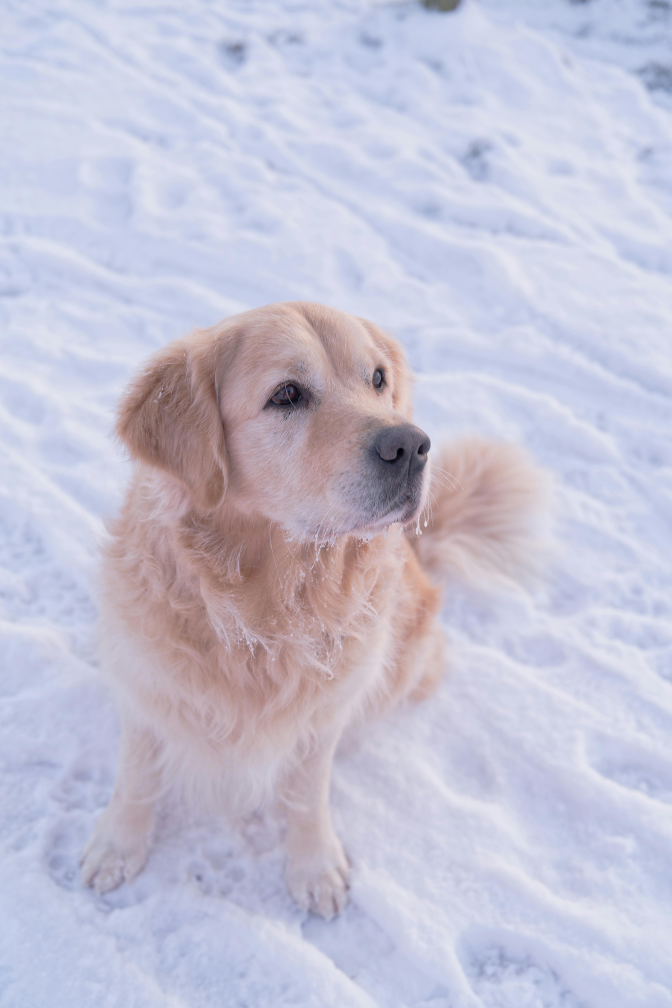
#> input picture images/dog.jpg, 4032 x 6048 px (shown at 1/6 size)
$ python main.py ../../images/dog.jpg
#> lines starting #> are read from the running program, lines starting #| are printed output that depends on the picture
import argparse
import shutil
from pathlib import Path

from PIL import Image
from PIL.ImageFile import ImageFile
from rich.console import Console
from rich.style import Style

import imgview.read_pdf as read_pdf


def get_resized_image(image: ImageFile, custom_width=None):
    size = shutil.get_terminal_size(fallback=(80, 24))
    width = size.columns if not custom_width else custom_width
    height = size.lines
    org_width, org_height = image.size
    ratio = org_height / org_width
    new_width = width
    new_height = int(new_width * ratio * 0.5)
    if new_height > height - 1:
        new_height = height - 1
        new_width = int(new_height / (ratio * 0.5))
    return image.resize((new_width, new_height))


def printImage(file: str, cutom_width=None, open_pdf_img=False, raw=False):
#> called with file = '../../images/dog.jpg', open_pdf_img = False, raw = False
    try:
        path = Path(file)
        images = []
        if path.suffix != ".pdf":
            image = Image.open(file)
#> image is the input picture: PIL image 4032x6048 RGB; mean R, G, B 195.8, 194, 212.4
            images.append(image)
        else:
            if open_pdf_img:
                images = read_pdf.read_pdf_image(file)
            else:
                read_pdf.read(file)
                return
    except Image.UnidentifiedImageError as e:
        print(f"Error trying to open {file}: {e}")
    except FileNotFoundError as e:
        print(f"Error trying to open {file}: {e}")
    else:
        for image in images:
            resized_image = get_resized_image(image, custom_width=cutom_width)
            width, height = resized_image.size
            pixels: list = list(resized_image.get_flattened_data())
            console = Console()
            if not raw:
                with console.pager(styles=True):
                    for h in range(height):
                        for w in range(width):
                            if len(pixels[0]) == 4:
                                r, g, b, a = pixels[h * width + w]
                            else:
                                r, g, b = pixels[h * width + w]
                                a = 255
                            style = Style(color=f"rgb({r}, {g}, {b})")
                            if a > 0:
                                console.print("█", style=style, end="")
                            else:
                                console.print(" ", end="")
                        console.print("")
            else:
                for h in range(height):
                    for w in range(width):
                        if len(pixels[0]) == 4:
                            r, g, b, a = pixels[h * width + w]
                        else:
                            r, g, b = pixels[h * width + w]
                            a = 255
                        style = Style(color=f"rgb({r}, {g}, {b})")
                        if a > 0:
                            console.print("█", style=style, end="")
                        else:
                            console.print(" ", end="")
                    console.print("")
#> this loop made 1 pass
#> (size in get_resized_image, width, height, org_width in get_resized_image, org_height in get_resized_image, ratio in get_resized_image) on pass 1: ((80, 24), 30, 23, 4032, 6048, 1.5)
#> pass 1, in printImage, `resized_image = get_resized_image(image, custom_width=cutom_width)`:
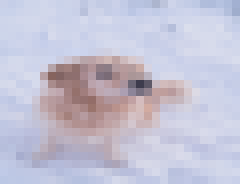
#> resized_image: PIL image 30x23 RGB (shown 8 times larger); mean R, G, B 195.8, 194.1, 212.4


def main():
    parser = argparse.ArgumentParser(description="View image in treminal!")
    parser.add_argument(
        "--width",
        "-w",
        type=int,
        default=None,
        help="manually set the width of image output.",
    )
    parser.add_argument(
        "--pdf_img",
        "-p",
        default=False,
        action="store_true",
        help="print every image in pdf.",
    )
    parser.add_argument(
        "--raw",
        "-r",
        default=False,
        action="store_true",
        help="print image directly in terminal.",
    )
    parser.add_argument("files", type=str, nargs="*")
    args = parser.parse_args()
    if len(args.files) <= 0:
        print("You need at least one file input!")
        return
    files = args.files
    width = args.width
    pdf_img = args.pdf_img
    raw = args.raw
    for file in files:
        printImage(file, width, pdf_img, raw)


if __name__ == "__main__":
#> (the run stopped early here; a loop or call above may not have finished)
